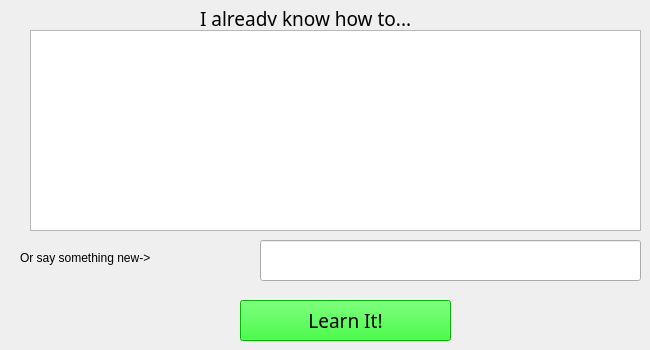
    <widget class="QWidget" name="tab_2">
     <attribute name="title">
      <string>Speaking</string>
     </attribute>
     <widget class="QListView" name="speakKnowHowListView">
      <property name="geometry">
       <rect>
        <x>30</x>
        <y>30</y>
        <width>611</width>
        <height>201</height>
       </rect>
      </property>
     </widget>
     <widget class="QLabel" name="knowHowLabel_2">
      <property name="geometry">
       <rect>
        <x>200</x>
        <y>10</y>
        <width>271</width>
        <height>16</height>
       </rect>
      </property>
      <property name="font">
       <font>
        <family>Sans Serif</family>
        <pointsize>14</pointsize>
        <weight>50</weight>
        <italic>false</italic>
        <bold>false</bold>
       </font>
      </property>
      <property name="text">
       <string>I already know how to...</string>
      </property>
     </widget>
     <widget class="QLineEdit" name="speakLineEdit">
      <property name="geometry">
       <rect>
        <x>260</x>
        <y>240</y>
        <width>381</width>
        <height>41</height>
       </rect>
      </property>
     </widget>
     <widget class="QLabel" name="label">
      <property name="geometry">
       <rect>
        <x>20</x>
        <y>250</y>
        <width>231</width>
        <height>16</height>
       </rect>
      </property>
      <property name="text">
       <string>Or say something new-&gt;</string>
      </property>
     </widget>
     <widget class="QPushButton" name="speakLearnItPushButton">
      <property name="geometry">
       <rect>
        <x>240</x>
        <y>300</y>
        <width>211</width>
        <height>41</height>
       </rect>
      </property>
      <property name="font">
       <font>
        <family>Sans Serif</family>
        <pointsize>14</pointsize>
        <weight>50</weight>
        <italic>false</italic>
        <bold>false</bold>
       </font>
      </property>
      <property name="styleSheet">
       <string notr="true">background-color: rgb(0, 255, 0);
color: rgb(0, 0, 0);</string>
      </property>
      <property name="text">
       <string>Learn It!</string>
      </property>
     </widget>
    </widget>
